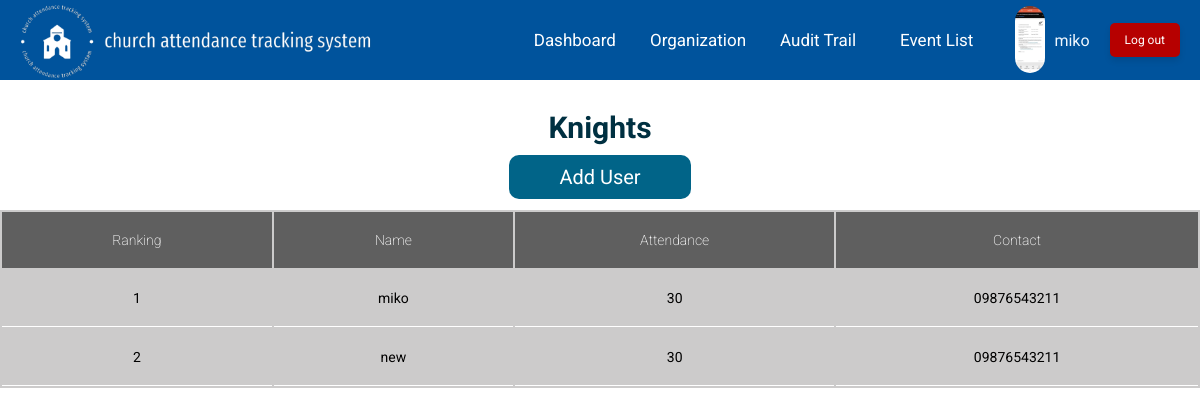
/orgadminorg.php (signed in), run on the app's committed database.
### tables this page shows
CREATE TABLE `userlist` (
  `id` int(11) UNSIGNED NOT NULL,
  `username` varchar(50) NOT NULL,
  `access` varchar(50) NOT NULL,
  `church_member` varchar(3) NOT NULL,
  `email` varchar(50) NOT NULL,
  `organization` text DEFAULT NULL,
  `contact` double DEFAULT NULL,
  `profile_picture` text DEFAULT NULL,
  `password` varchar(500) NOT NULL
);

### orgadminorg.php (the view, shortened to what this page needs)
<?php
require_once './include/connect/dbcon.php';
$user_id = $_SESSION["user_id"];
try {
    $pdo->setAttribute(PDO::ATTR_ERRMODE, PDO::ERRMODE_EXCEPTION);
    $sql = "SELECT * FROM userlist WHERE id=:user_id";
    $result = $pdo->prepare($sql);
    $result->execute([":user_id" => $user_id]);
    $user = $result->fetch();
    $sql = "SELECT * FROM userlist WHERE organization=:organization";
    $result = $pdo->prepare($sql);
    $result->execute(['organization' => $user['organization']]);
    $userorg = $result->fetchAll(PDO::FETCH_ASSOC);
} catch (PDOException $exc) {
    $message = $exc->getMessage();
    echo "Exception: $message";
}
?>
<!DOCTYPE html>
<html lang="en">
<head>
    <link rel="stylesheet" href="orgadminorg.css">
</head>
    <body>
          <div class="header">
            <div class="left-section">
                <a href="orgadminhome.php" id="logo-link">
                    <img src="images/logos/newwhitetranspa.png" alt="">
                </a>
            </div>
            <div class="right-section">
                <a href="orgadminhome.php" class="dashh">Dashboard</a>
                <a href="orgadminorg.php" class="orgs">Organization</a>
                <a href="orgadminaudit.php" class="audtrail" >Audit Trail</a>
                <a href="orgeventlist.php" class="ev" >Event List</a>
                <div class="profile-link">
                  <a href="orgadminprofile.php" target="_blank">
                    <img class="profile-picture" src="<?php echo $user["profile_picture"]; ?>" alt="">
                  </a>
                </div>
                <div class="user-name">
                  <a href="orgadminprofile.php" target="_blank"> <?php echo $user["username"]; ?> </a>
              </div>
              <a class="logout" href="logout.php">Log out</a>
            </div>
          </div>
          <section class="orgtable">
            <div class="container">
                <div class="text-title">
                  <h2 class="heading-section"><?php echo $user["organization"]; ?></h2>
                </div>
                <div class="add-user"> <a href="orgadduser.php">Add User</a> </div>
                  <div class="table-wrap">
                    <table class="ta table" >
                      <thead class="thead-primary">
                        <tr>
                          <th>Ranking</th>
                          <th>Name</th>
                          <th>Attendance</th>
                          <th>Contact</th>
                        </tr>
                      </thead>
                      <tbody>
                      <?php $count = 1; ?>
                <?php foreach ($userorg as $log): ?>
                    <tr data-row-id="<?php echo $count; ?>">
                        <td><?php echo $count; ?></th>
                        <td><?php echo $log["username"]; ?></td>
                        <td>30</td>
                        <td>0<?php echo $log["contact"]; ?></td>
                    </tr>
                    <?php $count++; ?>
                <?php endforeach; ?>
                </tbody>
                    </table>
                  </div>
            </div>
          </section>
    </body>
</html>

### orgadminorg.css (style rules this page uses)
* { margin: 0; padding: 0; font-family: Roboto, arial; }
.header { position: fixed; left: 0; right: 0; top: 0; display: flex; flex-direction: row; justify-content: space-between; align-items: center; background-color: rgb(0, 83, 156); margin: 0; padding: 0; z-index: 100; height: 80px; }
.left-section { display: flex; flex-direction: row; justify-content: center; align-items: center; }
.left-section a { display: flex; justify-content: center; align-items: center; padding: 10px; text-decoration: none; }
.left-section img { width: 400px; height: 80px; object-fit: cover; border-radius: 30px; margin-right: 15px; margin-left: -15px; }
.dashh { margin-right: 15px; margin-left: 5px; font-size: 17px; color: rgb(255, 255, 255); text-decoration: none; padding: 2px 2px; border-radius: 5%; background-color: rgba(240, 248, 255, 0); transition: background-color 0.3s, box-shadow 0.3s, transform 0.3s; display: inline-block; transform: translateY(0); }
.orgs { margin-right: 15px; margin-left: 15px; font-size: 17px; color: rgb(255, 255, 255); text-decoration: none; padding: 2px 2px; border-radius: 5%; background-color: rgba(240, 248, 255, 0); transition: background-color 0.3s, box-shadow 0.3s, transform 0.3s; display: inline-block; transform: translateY(0); }
.audtrail { margin-right: 15px; margin-left: 15px; font-size: 17px; color: rgb(255, 255, 255); text-decoration: none; padding: 2px 2px; border-radius: 5%; background-color: rgba(240, 248, 255, 0); transition: background-color 0.3s, box-shadow 0.3s, transform 0.3s; display: inline-block; transform: translateY(0); }
.ev { margin-right: 40px; margin-left: 25px; font-size: 17px; color: rgb(255, 255, 255); text-decoration: none; padding: 2px 2px; border-radius: 5%; background-color: rgba(240, 248, 255, 0); transition: background-color 0.3s, box-shadow 0.3s, transform 0.3s; display: inline-block; transform: translateY(0); }
.user-name a { color: aliceblue; text-decoration: none; margin-right: 20px; margin-left: -1px; }
.profile-link img { width: 30px; height: auto; border-radius: 15px; margin-top: 3px; margin-right: 10px; }
.logout { margin-right: -40px; margin-left: 0px; font-size: 12px; color: white; padding: 10px 15px; border-radius: 5px; background-color: rgb(182, 0, 0); text-decoration: none; transition: background-color 0.3s, box-shadow 0.3s, transform 0.3s; display: inline-block; box-shadow: 0 4px 6px rgba(0, 0, 0, 0.1); transform: translateY(0); }
.right-section { display: flex; justify-content: center; align-items: center; flex-shrink: 0; margin-right: 60px; }
body { padding-top: 30px; height: 120vh; }
.orgtable { padding: 5em 0; }
.heading-section { font-size: 30px; text-align: center; margin-bottom: 60px; color: rgb(0, 48, 65); }
.add-user { width: 100%; height: 10px; margin-top: -40px; margin-bottom: 35px; text-align: center; }
.add-user a { font-size: 20px; color: rgb(255, 255, 255); text-decoration: none; padding: 10px 50px; border-radius: 10px; background-color: rgb(1, 100, 136); }
.table-wrap { overflow-x: scroll; }
.table { min-width: 1000px !important; width: 100%; background: #cccbcb; }
.table thead.thead-primary { background: #5f5f5f; }
.table thead th { border: none; padding: 20px 30px; font-size: 14px; font-weight: 200; color: #fff; }
.table tbody tr { margin-bottom: 10px; }
.table tbody th, .table tbody td { border: none; padding: 20px 30px; border-bottom : 1px solid #ffffff; font-size: 14px; text-align: center; }

### data on the page
userlist: profile_picture (picture), username "miko", organization "Knights", contact "9876543211"
userlist: username "new", contact "9876543211"
